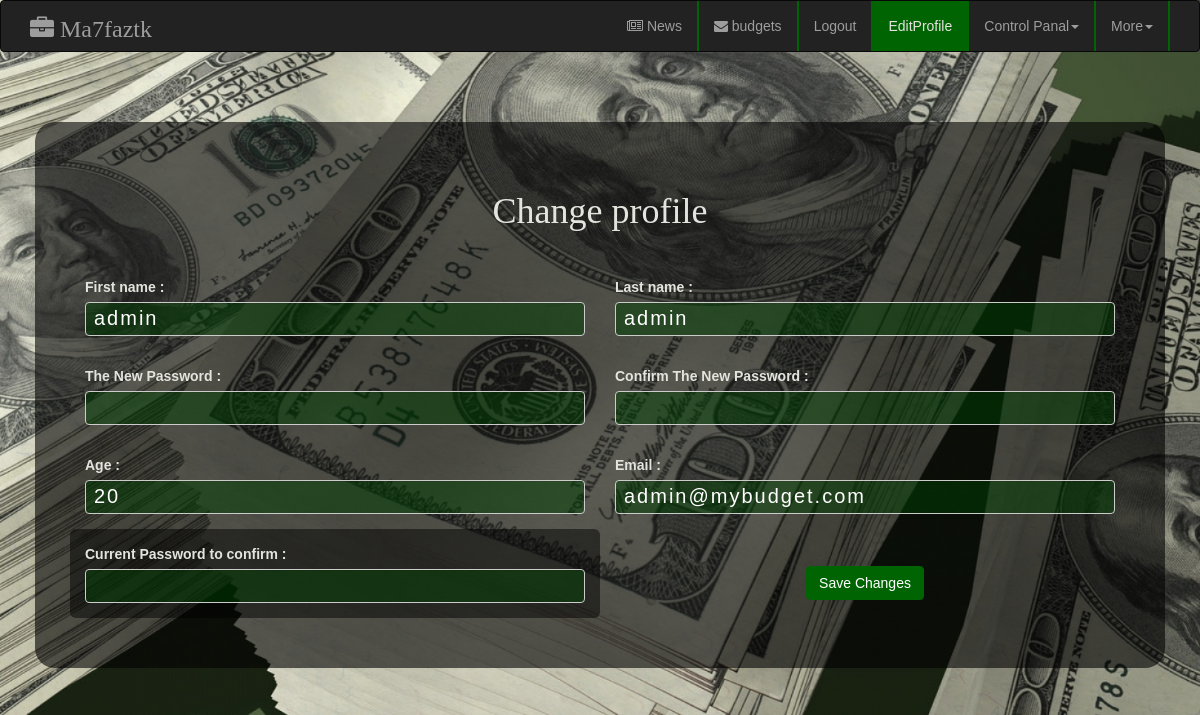
The app's page /EditProfile.php (signed in) with its own data.
### tables this page shows
CREATE TABLE IF NOT EXISTS `userstable` (
  `ID` int(11) NOT NULL,
  `Username` char(255) NOT NULL,
  `Firstname` char(255) NOT NULL DEFAULT 'Empty',
  `Lastname` char(255) NOT NULL DEFAULT 'Empty',
  `Email` char(255) NOT NULL,
  `Age` int(11) NOT NULL DEFAULT '0',
  `Password` char(255) NOT NULL,
  `Datejoined` datetime NOT NULL DEFAULT CURRENT_TIMESTAMP,
  `isAdmin` tinyint(4) NOT NULL DEFAULT '0',
  `DefaultBudgetID` int(11) NOT NULL DEFAULT '0'
);

### myBudgetDataBase.php (called while the page is built, shortened)
<?php
function getUserByID($id)
{
	$sql = "SELECT * FROM userstable WHERE ID = $id";
	$userdb = db_query($sql);
	$user = db_fetch_assoc($userdb);
	return $user;
}
?>

### DataBase.php (called while the page is built, shortened)
<?php
function db_query($sql)
{
	$result = mysql_query($sql);
	return $result;
}
function db_fetch_assoc($query)
{
	return mysql_fetch_assoc($query);
}
?>

### EditProfile.php (the view, shortened to what this page needs)
<?php
include "myBudgetDataBase.php";
$userID = $_SESSION['userID'];
?>
<!DOCTYPE html>
<html>
<head>
  <link href="fonts/DroidSans-Bold.ttf" rel="stylesheet">
  <link href="fonts/DroidSans.ttf" rel="stylesheet">
  <link href="fonts/Lobster-Regular.ttf" rel="stylesheet">
  <link rel="stylesheet" href="css/font-awesome.min.css">
  <link href="css/bootstrap.min.css" rel="stylesheet"/>
  <link rel="stylesheet"  href="css/styles.css">
</head>
<body>
  <?php
  include("NavBar.php");
  $user = getUserByID($userID);
  ?>
  <div class="container">
    <div class="row">
      <div class=" Newsinput">
       <div class="row">
        <h1 class="center-block text-center changeprofileheader">Change profile</h1>
        <form class="form-group" method="POST" action="<?php echo htmlspecialchars($_SERVER["PHP_SELF"]); ?>">
         <div class = "col-md-6 changeprofile">
           <label for="changefirstname">First name :</label>
           <input type="text" class="signform form-control" id="changefirstname" name="FirstName" value="<?php echo $user['Firstname'];?>">
         </div>
         <div class = "col-md-6 changeprofile">
           <label for="changelastname">Last name :</label>
           <input type="text" class="signform form-control" id="changelastname" name="LastName" value="<?php echo $user['Lastname']; ?>">
         </div>
         <div class = "col-md-6 changeprofile">
           <label for="changepassword">The New Password :</label>
           <input type="text" class="signform form-control" id="changepassword" name="Password">
         </div>
         <div class = "col-md-6 changeprofile">
           <label for="changepassconf">Confirm The New Password :</label>
           <input type="text" class="signform form-control" id="changepassconf" name="RePassword">
         </div>
         <div class = "col-md-6 changeprofile">
           <label for="changeage">Age :</label>
           <input type="text" class="signform form-control" id ="changeage" name="Age" value="<?php echo $user['Age']; ?>">
         </div>
         <div class = "col-md-6 changeprofile">
           <label for="changemail">Email :</label>
           <input type="Email" class="signform form-control" id="changemail" name="Email" value="<?php echo $user['Email']; ?>">
         </div>
         <div class = "col-md-6 changeprofile changeprofconfirm">
           <label for="currentpass">Current Password to confirm :</label>
           <input type="password" class="signform form-control" id="currentpass" name="CurrentPassword">
         </div>
         <div class = "col-md-6 changeprofile">
           <input type="submit" name="ChangeProfile" class="btn btn-default changebutton center-block" value="Save Changes">
         </div>
       </form>
     </div>
   </div>
 </div>
</div>
</body>
</html>

### css/styles.css (style rules this page uses)
body { background: url("../images/money.jpg") no-repeat center center fixed; -webkit-background-size:cover; -moz-background-size:cover; -o-background-size:cover; background-size:cover; font-family: 'Droid Sans', sans-serif; }
h1 { font-family: 'Lobster', cursive; }
.btn-default { background-color: #006403; border-color: #006403; color:#FFF; -webkit-transition:all 0.5s ease; -moz-transition:all 0.5s ease; -o-transition:all 0.5s ease; }
.signform { background-color: rgba(00,64,3,0.5); color: #FFF; font-size: 20px; padding: 3px; text-indent: 5px; letter-spacing: 2px; }
.Newsinput { color:#E4E4DF; background-color: rgba(3,3,3,0.6); padding: 50px; border-radius: 20px; margin: 20px; margin-top: 50px; }
.changeprofile { padding: 15px; }
.changeprofileheader { margin-bottom: 30px ; }
.changebutton { margin-top: 22px; }
.changeprofconfirm { background-color: rgba(3,3,3,0.5); border-radius: 6px; }
button, input, select, textarea { color: #000; border-radius: 5px; height: 25px; }
.btn { height: 150%; }

### records on screen
userstable: FirstName "admin", LastName "admin", Age "20", Email "admin@mybudget.com"
